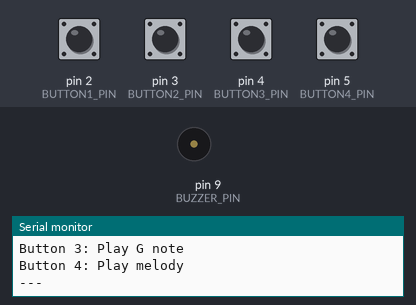
A sketch run on a simulated Arduino Uno, built with avr-gcc and run on an emulated ATmega328P. Shown: buzzer (waves = sounding), the last lines printed to the serial monitor. The test bench sets the inputs (shaded band); at power-on: pin 2 (BUTTON1_PIN), pin 3 (BUTTON2_PIN), pin 4 (BUTTON3_PIN), pin 5 (BUTTON4_PIN) HIGH.

Above: at 1.2 s.
1.3 s: pin 5 (BUTTON4_PIN) pulled LOW for 0.15 s
At 2.37 s:
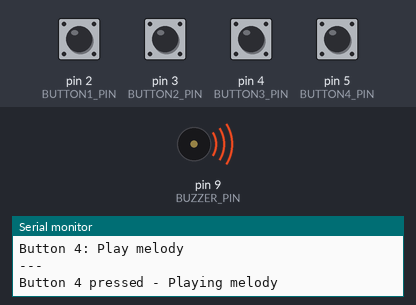
4.3 s: pin 2 (BUTTON1_PIN) pulled LOW for 0.15 s
At 5.2 s:
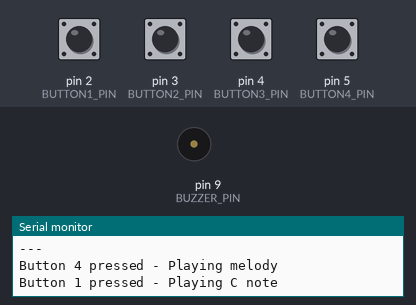
5.9 s: pin 3 (BUTTON2_PIN) pulled LOW for 0.15 s
At 6.05 s:
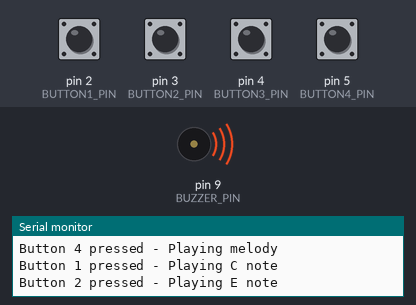
7.5 s: pin 4 (BUTTON3_PIN) pulled LOW for 0.15 s
At 8.8 s:
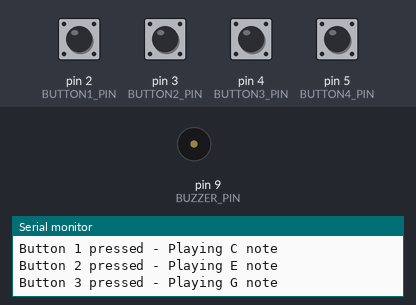
Timing chart, 0 to 10.1 s (numbered marks = the images above; inputs shaded):
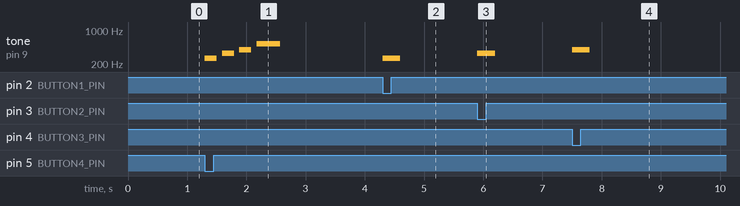

Measured:
- after the input at 1.3 s, tone on pin 9 (BUZZER_PIN): plays 262 Hz for 0.20 s, 330 Hz for 0.20 s, 392 Hz for 0.20 s, 523 Hz for 0.40 s, starting at once
- after the input at 4.3 s, tone on pin 9 (BUZZER_PIN): silent → 262 Hz at once, → silent 0.30 s later
- after the input at 5.9 s, tone on pin 9 (BUZZER_PIN): silent → 330 Hz at once, → silent 0.30 s later
- after the input at 7.5 s, tone on pin 9 (BUZZER_PIN): silent → 392 Hz at once, → silent 0.30 s later

The sketch:

buzzer_button.ino
```cpp
/*
 * Project: Buzzer Button - Control Sounds with Buttons
 * Description: Play different sounds when buttons are pressed
 * Author: XergioAleX
 * Date: 2025
 */

// Pin definitions
const int BUZZER_PIN = 9;        // Buzzer connected to PWM-capable pin
const int BUTTON1_PIN = 2;        // Button 1 - Play note C
const int BUTTON2_PIN = 3;        // Button 2 - Play note E
const int BUTTON3_PIN = 4;        // Button 3 - Play note G
const int BUTTON4_PIN = 5;        // Button 4 - Play melody

// Musical note frequencies (in Hz)
#define NOTE_C4  262
#define NOTE_D4  294
#define NOTE_E4  330
#define NOTE_F4  349
#define NOTE_G4  392
#define NOTE_A4  440
#define NOTE_B4  494
#define NOTE_C5  523

// Button state variables
int button1State = 0;
int button2State = 0;
int button3State = 0;
int button4State = 0;
int lastButton1State = 0;
int lastButton2State = 0;
int lastButton3State = 0;
int lastButton4State = 0;

// Melody for button 4
int melody[] = {NOTE_C4, NOTE_E4, NOTE_G4, NOTE_C5};
int melodyDurations[] = {200, 200, 200, 400};

void setup() {
  // Initialize buzzer pin as output (not strictly necessary, but good practice)
  pinMode(BUZZER_PIN, OUTPUT);

  // Initialize button pins as inputs with internal pull-up resistors
  pinMode(BUTTON1_PIN, INPUT_PULLUP);
  pinMode(BUTTON2_PIN, INPUT_PULLUP);
  pinMode(BUTTON3_PIN, INPUT_PULLUP);
  pinMode(BUTTON4_PIN, INPUT_PULLUP);

  // Initialize serial communication for debugging
  Serial.begin(9600);
  Serial.println("Buzzer Button Control Started");
  Serial.println("Button 1: Play C note");
  Serial.println("Button 2: Play E note");
  Serial.println("Button 3: Play G note");
  Serial.println("Button 4: Play melody");
  Serial.println("---");
}

void loop() {
  // Read the current state of all buttons
  button1State = digitalRead(BUTTON1_PIN);
  button2State = digitalRead(BUTTON2_PIN);
  button3State = digitalRead(BUTTON3_PIN);
  button4State = digitalRead(BUTTON4_PIN);

  // Check if Button 1 was just pressed (edge detection)
  if (button1State == LOW && lastButton1State == HIGH) {
    Serial.println("Button 1 pressed - Playing C note");
    tone(BUZZER_PIN, NOTE_C4, 300);
    delay(50);  // Small delay to avoid multiple triggers
  }

  // Check if Button 2 was just pressed
  if (button2State == LOW && lastButton2State == HIGH) {
    Serial.println("Button 2 pressed - Playing E note");
    tone(BUZZER_PIN, NOTE_E4, 300);
    delay(50);
  }

  // Check if Button 3 was just pressed
  if (button3State == LOW && lastButton3State == HIGH) {
    Serial.println("Button 3 pressed - Playing G note");
    tone(BUZZER_PIN, NOTE_G4, 300);
    delay(50);
  }

  // Check if Button 4 was just pressed
  if (button4State == LOW && lastButton4State == HIGH) {
    Serial.println("Button 4 pressed - Playing melody");
    playMelody();
    delay(50);
  }

  // Save the current button states for the next loop iteration
  lastButton1State = button1State;
  lastButton2State = button2State;
  lastButton3State = button3State;
  lastButton4State = button4State;
}

/*
 * Function: playMelody
 * Description: Plays a short melody (C-E-G-C chord)
 */
void playMelody() {
  for (int i = 0; i < 4; i++) {
    tone(BUZZER_PIN, melody[i], melodyDurations[i]);
    delay(melodyDurations[i] * 1.2);
    noTone(BUZZER_PIN);
    delay(50);
  }
}
```
